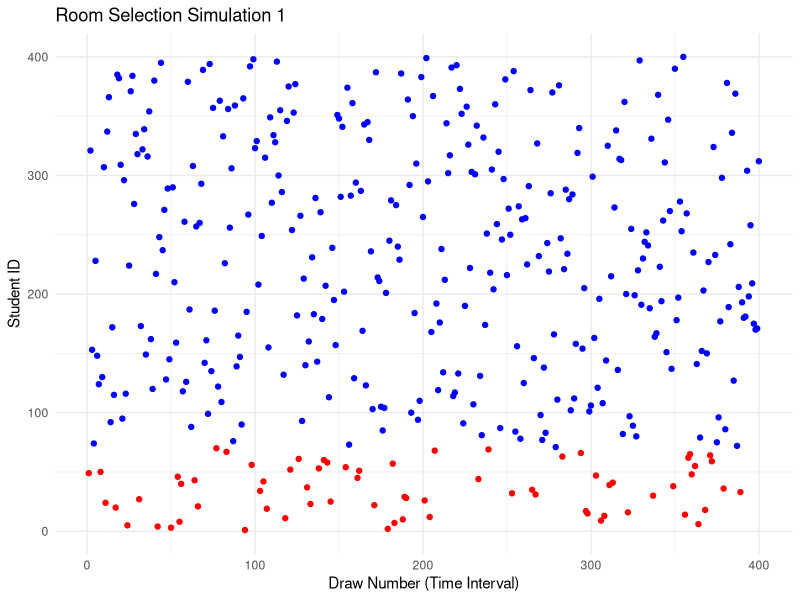
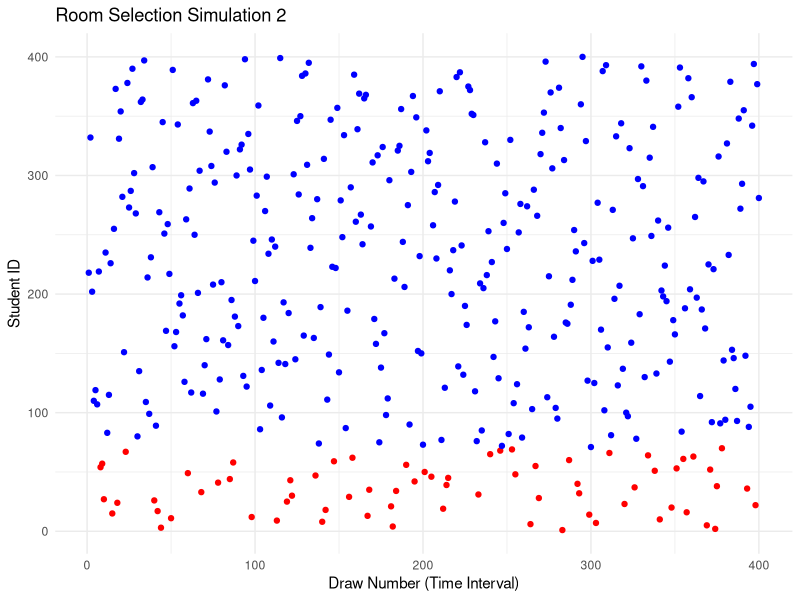
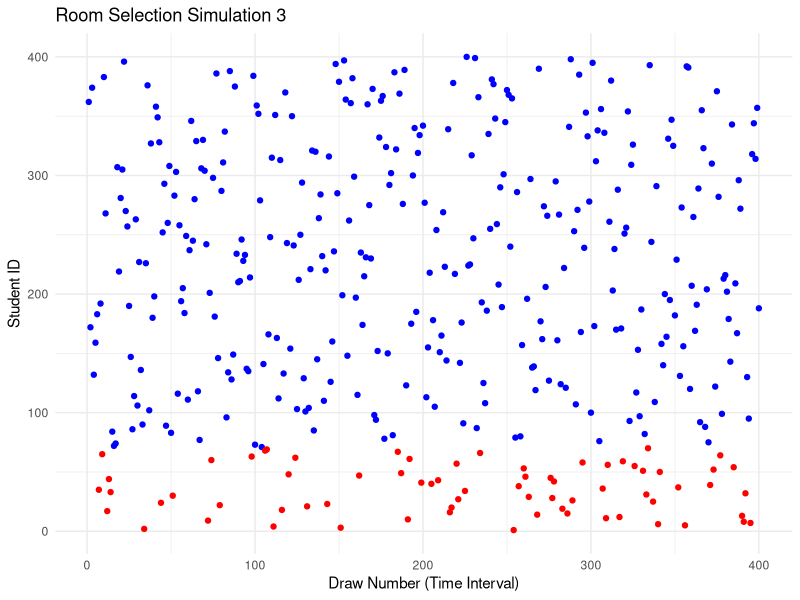
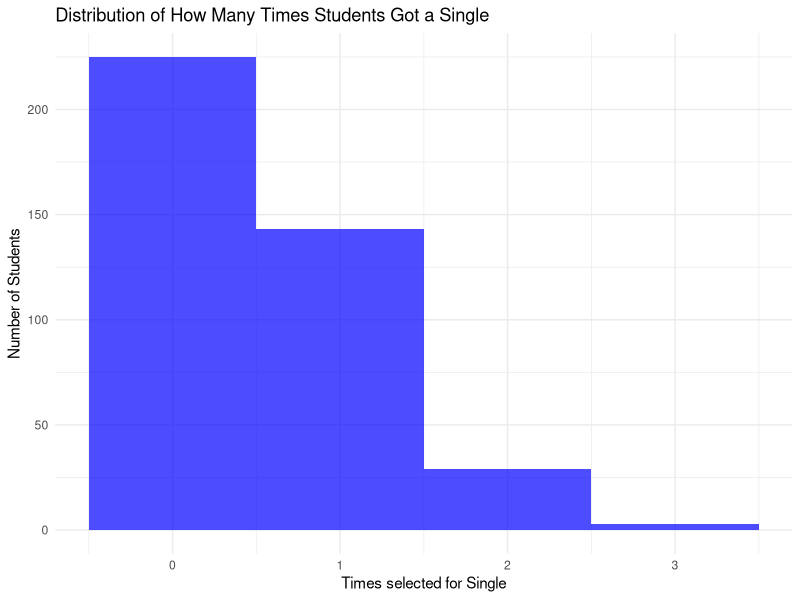

Generate these figures, in order, with R:
## ---- chunk 1
library(tidyverse)
library(ggplot2)

# Function to simulate the room draw
simulate_room_draw <- function(total_students = 400, students_per_draw = 5, draw_interval = 3) {
  # Create a vector to represent students (1 to 400)
  students <- 1:total_students
  
  # Create a vector to track students who have picked a room
  students_picked <- rep(FALSE, total_students)
  
  # Vector to track the order of students picking a room
  order_of_picking <- c()
  
  num_draws <- 0
  
  # Simulate the process until all students have picked a room
  while (sum(students_picked) < total_students) {
    # Randomly select 5 students who haven't picked a room yet
    available_students <- which(!students_picked)
    selected_students <- sample(available_students, min(students_per_draw, length(available_students)), replace = FALSE)
    
    # Mark those students as having picked a room
    students_picked[selected_students] <- TRUE
    
    # Add selected students to the order of picking
    order_of_picking <- c(order_of_picking, selected_students)
    
    # Increment the number of draws (or rounds)
    num_draws <- num_draws + 1
  }
  
  # Return the order of picking and the number of draws
  list(order_of_picking = order_of_picking, num_draws = num_draws)
}

# Run the simulation 3 times
set.seed(42)
simulations <- map(1:3, ~ simulate_room_draw())


  # Plot for each simulation
  map2(simulations, 1:3, ~ {
    # Get the order of picking for this simulation
    order_of_picking <- .x$order_of_picking
    draw_number <- 1:length(order_of_picking)
    
    # Determine the color for each student (red for the first 70, blue otherwise)
    colors <- ifelse(order_of_picking <= 70, "red", "blue")
    
    # Create a tibble to plot the points
    tibble(student = order_of_picking, draw_number = draw_number, color = colors) %>%
      ggplot(aes(x = draw_number, y = student, color = color)) +
      geom_point() +
      labs(title = paste("Room Selection Simulation", .y), x = "Draw Number (Time Interval)", y = "Student ID") +
      theme_minimal() +
      scale_color_identity() + 
      theme(legend.position = "none")
  })

## ---- chunk 2


# Function to simulate the room draw
simulate_room_draw <- function(total_students = 400, students_per_draw = 5, draw_interval = 3) {
  # Create a vector to represent students (1 to 400)
  students <- 1:total_students
  
  # Create a vector to track students who have picked a room
  students_picked <- rep(FALSE, total_students)
  
  # Vector to track the order of students picking a room
  order_of_picking <- c()
  
  num_draws <- 0
  
  # Simulate the process until all students have picked a room
  while (sum(students_picked) < total_students) {
    # Randomly select 5 students who haven't picked a room yet
    available_students <- which(!students_picked)
    selected_students <- sample(available_students, min(students_per_draw, length(available_students)), replace = FALSE)
    
    # Mark those students as having picked a room
    students_picked[selected_students] <- TRUE
    
    # Add selected students to the order of picking
    order_of_picking <- c(order_of_picking, selected_students)
    
    # Increment the number of draws (or rounds)
    num_draws <- num_draws + 1
  }
  
  # Return the order of picking and the number of draws
  list(order_of_picking = order_of_picking, num_draws = num_draws)
}

# Run the simulation 3 times
set.seed(42)
simulations <- map(1:3, ~ simulate_room_draw())

# Combine all the students who were red dots in each simulation
red_dot_students <- map(simulations, ~ .x$order_of_picking[1:70])

# Unify all the red dot students from all simulations
all_red_dots <- unique(unlist(red_dot_students))

# Calculate the probability of being a red dot at least once
total_students <- 400
prob_red_dot_at_least_once <- length(all_red_dots) / total_students
prob_red_dot_at_least_once

## ---- chunk 3

simulate_room_draw <- function(total_students = 400, students_per_draw = 5, draw_interval = 3) {

  students <- 1:total_students
  

  students_picked <- rep(FALSE, total_students)
  

  order_of_picking <- c()
  
  num_draws <- 0
  

  while (sum(students_picked) < total_students) {

    available_students <- which(!students_picked)
    selected_students <- sample(available_students, min(students_per_draw, length(available_students)), replace = FALSE)
    
  
    students_picked[selected_students] <- TRUE
    
 
    order_of_picking <- c(order_of_picking, selected_students)
    
   
    num_draws <- num_draws + 1
  }
  
  
  list(order_of_picking = order_of_picking, num_draws = num_draws)
}


set.seed(42)
simulations <- map(1:3, ~ simulate_room_draw())


student_red_dot_count <- rep(0, 400)


#utilized walk instead of map here bc I found that it would eliminate the result and would set up the graph without teh additional numbers. 
walk(simulations, ~ {
  red_dot_students <- .x$order_of_picking[1:70]
  student_red_dot_count[red_dot_students] <<- student_red_dot_count[red_dot_students] + 1
})


df <- tibble(red_dot_count = student_red_dot_count)



ggplot(df, aes(x = red_dot_count)) +
  geom_histogram(binwidth = 1, fill = "blue", alpha = 0.7) +
  labs(title = "Distribution of How Many Times Students Got a Single",
       x = "Times selected for Single",
       y = "Number of Students") +
  scale_x_continuous(breaks = 0:3) +  
  theme_minimal()

